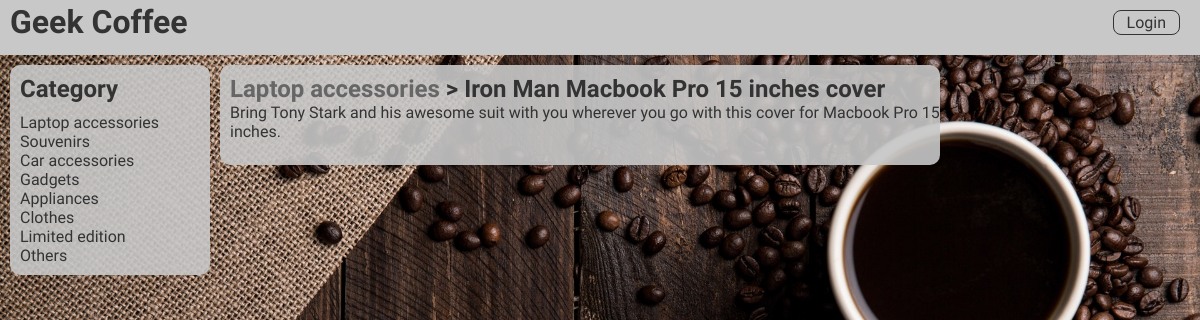
/catalog/Laptop accessories/Iron Man Macbook Pro 15 inches cover, run on the app's committed database.
### database_setup.py (models this page shows, shortened)
class Category(Base):
    __tablename__ = 'category'
    id = Column(Integer, primary_key=True)
    name = Column(String(250), nullable=False)
    items = relationship("Item")

class Item(Base):
    __tablename__ = 'item'
    title = Column(String(80), nullable=False)
    id = Column(Integer, primary_key=True)
    description = Column(String(250))
    cat_id = Column(Integer, ForeignKey('category.id'))
    category = relationship(Category)
    user_id = Column(Integer, ForeignKey('user.id'))
    user = relationship(User)

### application.py (the view)
@app.route('/catalog/<string:category_name>/<string:item_title>')
def show_item_description(category_name, item_title):
    categories = dao_category.get_all_categories()
    item = dao_item.get_item_by_title(item_title)
    description = item.description
    authorized = get_authorization(item_title, login_session)
    return render_template('showdescription.html',
                            categories = categories,
                            category_name = category_name,
                            item_title = item_title,
                            description = description,
                            login_session = login_session,
                            is_logged = dao_user.is_logged(login_session),
                            authorized = authorized)

### DAO.py (called while the page is built)
    def get_item_by_title(self, item_title):
        return db.session.query(Item).filter_by(title = item_title).one()

    def get_all_categories(self):
        categories = db.session.query(Category).all()
        return categories

    def is_logged(self, login_session):
        if 'email' in login_session:
            if self.get_user_id(login_session['email']) is not None:
                return True
            else:
                return False
        else:
            return False

### application.py (called while the page is built)
def get_authorization(item_title, login_session):
    item = dao_item.get_item_by_title(item_title)
    try:
        if item.user_id == dao_user.get_user_id(login_session['email']):
            return True
        else:
            return False
    except:
        return False

### templates/showdescription.html (shortened to what this page needs)
<!DOCTYPE html>
<html>
{% include 'head.html' %}
<body>
{% include 'header.html' %}
{% include 'menu.html' %}
<div class='main'>
    <h1><a class='current-category' href="{{url_for('show_items', category_name = category_name)}}">
        {{ category_name }}
        </a> > {{ item_title }}
    </h1>
    <p>{{ description }}</p>
</div>
</body>
</html>

### templates/menu.html
<div class='menu'>
    <h1>Category</h1>
    <ul class='nav'>
        {% for category in categories  %}
            <li><a href="{{url_for('show_items', category_name = category.name)}}">{{category.name}}
            </a></li>
        {% endfor %}
    </ul>
</div>

### static/styles.css (style rules this page uses)
* { margin: 0px; Max-width: 1420px; }
body { background-color: #333333; background-image: url("proj2backimg.jpg"); background-size: cover; background-position: top center; background-repeat: no-repeat; background-position: 0% 0%; position: center; }
h1 { color: #333; font-family: 'Catamaran', sans-serif; font-size: 24px; font-weight: 700; }
.menu { float: left; background-color: rgba(200,200,200,0.9); border-radius: 10px; margin-left: 10px; margin-top: 10px; width: 23%; max-width: 200px; min-width: 135px; padding-left: 10px; padding-top: 10px; }
.nav { padding-top: 10px; padding-bottom: 10px; padding-left:0px; list-style: none; }
.nav li a { text-decoration: none; color: #333; font-family: 'Catamaran', sans-serif; font-weight: 400; animation-name: FadeIn; animation-duration: 0.8s; opacity: 1; }
.main { float: left; background-color: rgba(200,200,200,0.9); border-radius: 10px; margin-top: 10px; margin-right: 1%; margin-left: 10px; min-width: 60%; max-width: 60%; padding-left: 10px; padding-top: 10px; min-height: 100px; }
.current-category { text-decoration: none; color: #666; font-family: 'Catamaran', sans-serif; font-weight: 700; animation-name: FadeIn; animation-duration: 0.8s; opacity: 1; }
.main p, .main ul li { font-family: 'Catamaran', sans-serif; font-weight: 400; color: #333; }

### data on the page
Category: name "Laptop accessories"
Category: name "Souvenirs"
Category: name "Car accessories"
Category: name "Gadgets"
Category: name "Appliances"
Category: name "Clothes"
Category: name "Limited edition"
Category: name "Others"
Item: title "Iron Man Macbook Pro 15 inches cover", description "Bring Tony Stark and his awesome suit with you wherever you go with this cover for Macbook Pro 15 inches."
